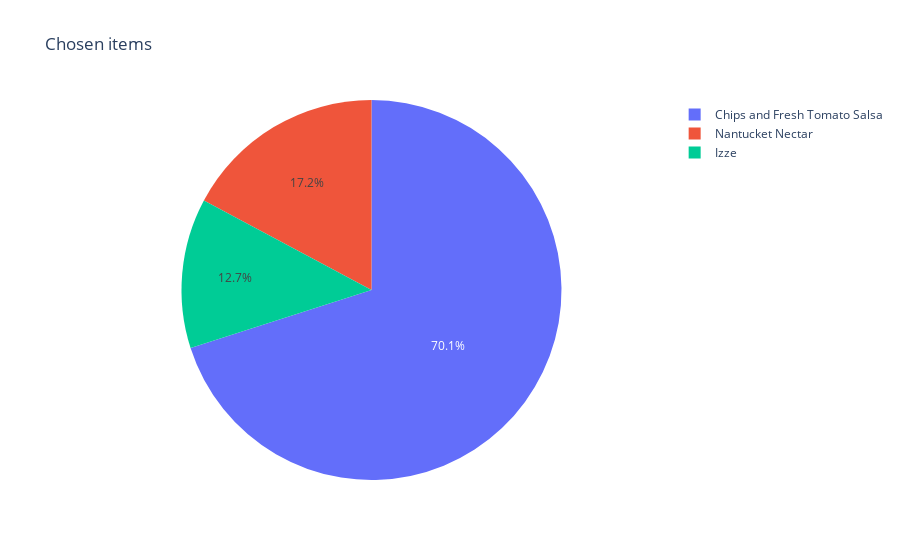

The notebook cell saved with this chart:
### Code cell
import plotly.express as px
px.pie(dff, names='item_name', title='Chosen items')

### Figure 1 — Plotly figure (JSON) as saved in the notebook; plotly's stock layout.template omitted (floating-point values rounded to 4 significant figures; data arrays with more than 128 entries replaced by an {"elided": "..."} marker saying what was removed)
{"data": [{"domain": {"x": [0, 1], "y": [0, 1]}, "hovertemplate": "item_name=%{label}<extra></extra>", "labels": {"elided": "157 str values"}, "legendgroup": "", "name": "", "showlegend": true, "type": "pie"}], "layout": {"legend": {"tracegroupgap": 0}, "title": {"text": "Chosen items"}}}
